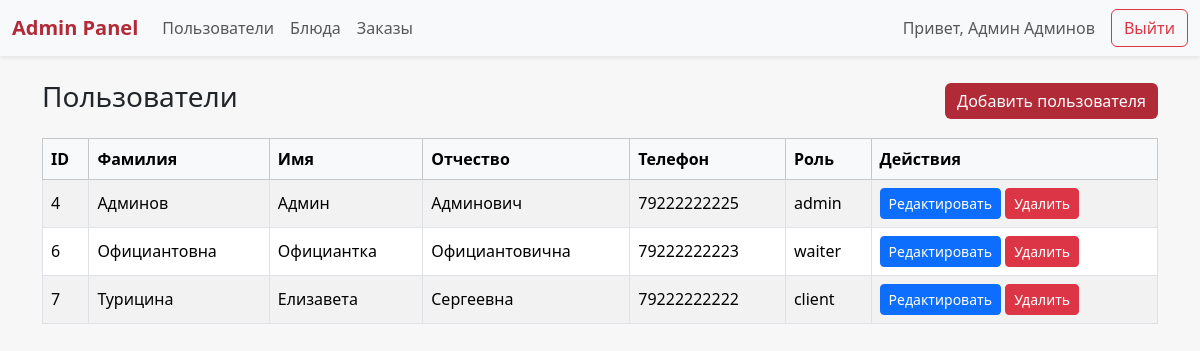
/admin/users.php (signed in), run on the app's committed database.
### tables this page shows
CREATE TABLE `Users` (
  `Id` int(11) NOT NULL,
  `Surname` varchar(255) NOT NULL,
  `Name` varchar(255) NOT NULL,
  `Patronomyc` varchar(255) DEFAULT NULL,
  `Phone` varchar(255) NOT NULL,
  `Password` varchar(1000) NOT NULL,
  `Role` enum('client','waiter','admin') NOT NULL
);

### admin/users.php (the view, shortened to what this page needs)
<?php
    include("../settings/connect_database.php");
    if(isset($_SESSION['user'])) {
        if($_SESSION['user'] != -1) {
            $query = $mysqli->query("SELECT `Role`, `Name`, `Surname` FROM `Users` WHERE `Id` = ".$_SESSION["user"]);
            if($query && $query->num_rows == 1) {
                $read = $query->fetch_assoc();
            }
        } else {
            header("Location: ../index.php");
        }
    } else {
        header("Location: ../index.php");
    }
    $username = $read["Name"]. ' '. $read["Surname"];
    $usersQuery = $mysqli->query("SELECT * FROM `Users` ORDER BY `Id`");
?>
<!DOCTYPE html>
<html lang="ru">
<head>
    <link href="https://cdn.jsdelivr.net/npm/bootstrap@5.3.2/dist/css/bootstrap.min.css" rel="stylesheet">
</head>
<body>
    <nav class="navbar navbar-expand-lg navbar-light bg-light shadow-sm mb-4">
        <div class="container-fluid">
        <a class="navbar-brand" href="admin.php">Admin Panel</a>
        <div class="collapse navbar-collapse" id="navbarAdmin">
          <ul class="navbar-nav me-auto mb-2 mb-lg-0">
            <li class="nav-item">
              <a class="nav-link" href="users.php">Пользователи</a>
            </li>
            <li class="nav-item">
              <a class="nav-link" href="dishes.php">Блюда</a>
            </li>
            <li class="nav-item">
              <a class="nav-link" href="orders.php">Заказы</a>
            </li>
          </ul>
          <span class="navbar-text me-3">Привет, <?= $username?></span>
          <a href="../functions/logout.php" class="btn btn-outline-danger">Выйти</a>
        </div>
        </div>
    </nav>
    <div class="container mt-4">
        <div class="d-flex justify-content-between align-items-center mb-3">
            <h3>Пользователи</h3>
            <a href="add/addUser.php" class="btn btn-accent">Добавить пользователя</a>
        </div>
        <div class="table-responsive">
            <table class="table table-striped table-bordered align-middle">
                <thead class="table-light">
                    <tr>
                        <th>ID</th>
                        <th>Фамилия</th>
                        <th>Имя</th>
                        <th>Отчество</th>
                        <th>Телефон</th>
                        <th>Роль</th>
                        <th>Действия</th>
                    </tr>
                </thead>
                <tbody>
                    <?php while ($u = $usersQuery->fetch_assoc()): ?>
                        <tr>
                            <td><?= $u['Id'] ?></td>
                            <td><?= $u['Surname'] ?></td>
                            <td><?= $u['Name'] ?></td>
                            <td><?= $u['Patronomyc'] ?></td>
                            <td><?= $u['Phone'] ?></td>
                            <td><?= $u['Role'] ?></td>
                            <td>
                                <a href="edit/editUser.php?id=<?= $u['Id'] ?>" class="btn btn-sm btn-primary">Редактировать</a>
                                <a href="delete/deleteUser.php?id=<?= $u['Id'] ?>" class="btn btn-sm btn-danger" onclick="return confirm('Удалить этого пользователя?')">Удалить</a>
                            </td>
                        </tr>
                    <?php endwhile; ?>
                </tbody>
            </table>
        </div>
    </div>
</body>
</html>

### admin/users.php (style rules this page uses)
body { background-color: #f7f7f7; }
.navbar-brand { font-weight: 600; color: #b02a37 !important; }
.btn-accent { background-color: #b02a37; border: none; color: white; }

### data on the page
users: username "Админ Админов", Id "4", Surname "Админов", Name "Админ", Patronomyc "Админович", Phone "79222222225", Role "admin"
users: Id "6", Surname "Официантовна", Name "Официантка", Patronomyc "Официантовична", Phone "79222222223", Role "waiter"
users: Id "7", Surname "Турицина", Name "Елизавета", Patronomyc "Сергеевна", Phone "79222222222", Role "client"
